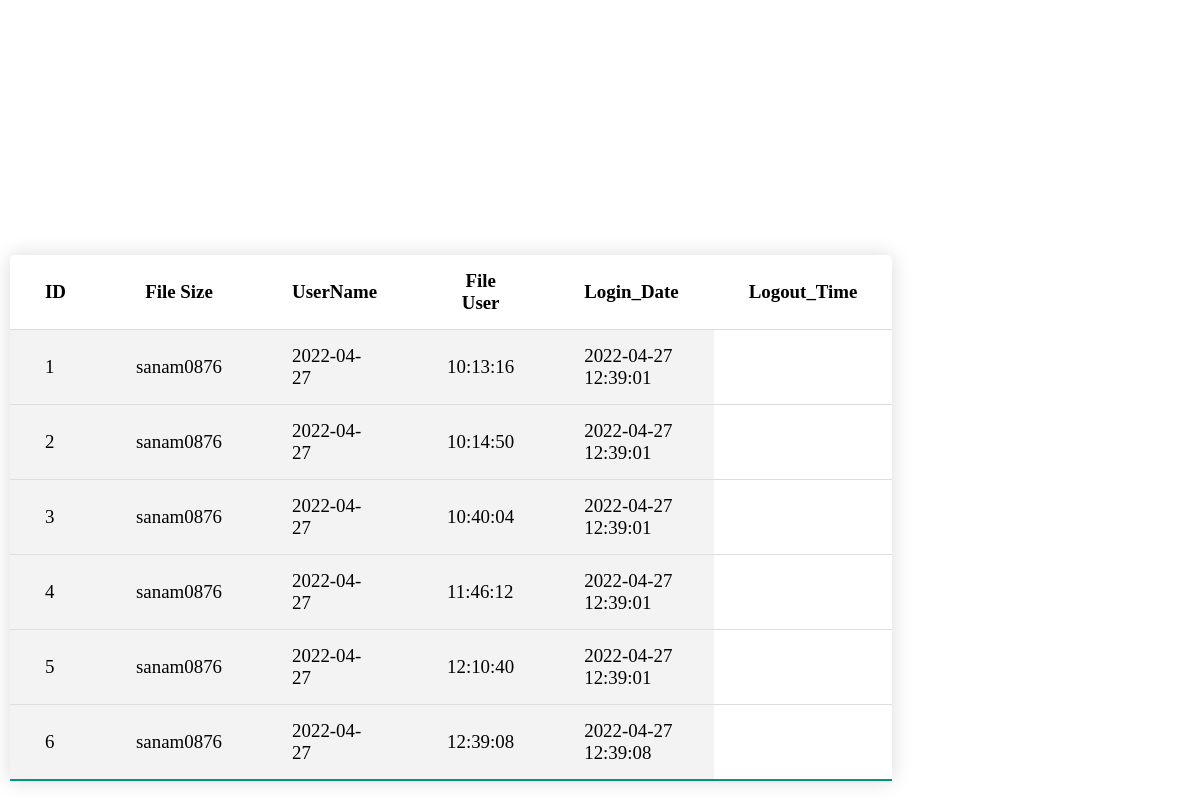
/adminlogin/usertrack.php, run on the app's committed database.
### tables this page shows
CREATE TABLE `track_log_user` (
  `id` int(11) NOT NULL,
  `username` varchar(50) NOT NULL,
  `login_date` date NOT NULL DEFAULT current_timestamp(),
  `login_time` time NOT NULL DEFAULT current_timestamp(),
  `logout_timestamp` datetime NOT NULL DEFAULT current_timestamp()
);

### adminlogin/usertrack.php (the view, shortened to what this page needs)
<!DOCTYPE html>
<html lang="en">
<head>
</head>
<body>
<div class='login'>
<?php
include('adminconfig.php');
$query = "SELECT id, username, login_date, login_time, logout_timestamp FROM track_log_user";
$result = mysqli_query($link, $query);
?>
<table class='content-table'>
                                  <tr>
                                  <th>ID</th>
                                  <th>File Size</th>
                                  <th>UserName</th>
                                  <th>File User</th>
                                  <th>Login_Date</th>
                                  <th>Logout_Time</th>
                                  </tr>
<?php
if (mysqli_num_rows($result) > 0) {
  $sn=1;
  while($data = mysqli_fetch_assoc($result)) {
 ?>
 <tr>
   <td><?php echo $sn; ?> </td>
   <td><?php echo $data['username']; ?> </td>
   <td><?php echo $data['login_date']; ?> </td>
   <td><?php echo $data['login_time']; ?> </td>
   <td><?php echo $data['logout_timestamp']; ?> </td>
 <tr>
 <?php
  $sn++;}} else { ?>
    <tr>
     <td colspan="6">No data found</td>
    </tr>
 <?php } ?>
</table>
  </div>
</body>
</html>

### adminlogin/usertrack.php (style rules this page uses)
.content-table { border-collapse: collapse; margin: 25px 0; font-size: 0.9em; min-width: 500px; border-radius: 5px 5px 0 0; overflow: hidden; box-shadow: 0 0 20px rgba(0, 0, 0, 0.15); }
.content-table th, .content-table td { padding: 15px 35px; }
.content-table tbody tr { border-bottom: 1px solid #dddddd; }
.content-table tbody tr:nth-of-type(even) { background-color: #f3f3f3; }
.login { position: absolute; width: 500px; height: 600px; top: 230px; left: 10px; font-size: 21px; }

### data on the page
track_log_user: username "sanam0876", login_date "2022-04-27", login_time "10:13:16", logout_timestamp "2022-04-27 12:39:01"
track_log_user: username "sanam0876", login_date "2022-04-27", login_time "10:14:50", logout_timestamp "2022-04-27 12:39:01"
track_log_user: username "sanam0876", login_date "2022-04-27", login_time "10:40:04", logout_timestamp "2022-04-27 12:39:01"
track_log_user: username "sanam0876", login_date "2022-04-27", login_time "11:46:12", logout_timestamp "2022-04-27 12:39:01"
track_log_user: username "sanam0876", login_date "2022-04-27", login_time "12:10:40", logout_timestamp "2022-04-27 12:39:01"
track_log_user: username "sanam0876", login_date "2022-04-27", login_time "12:39:08", logout_timestamp "2022-04-27 12:39:08"
